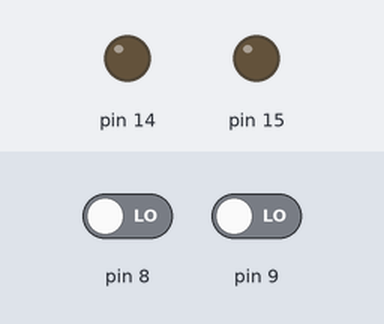
Simulated run of this sketch. Board: Arduino Uno, built with avr-gcc and run on an emulated ATmega328P. Parts: output pins drawn as LEDs (lit = HIGH). The inputs (shaded band) are chosen by the test bench; at power-on: pin 8 LOW, pin 9 LOW.

Above: at 0.8 s.
0.9 s: pin 8 driven HIGH
At 1.4 s:
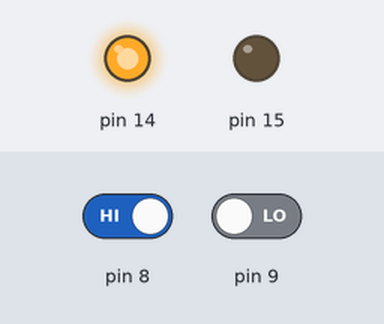
2.4 s: pin 9 driven HIGH
At 3.6 s:
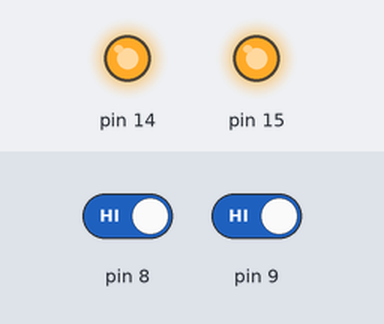
3.9 s: pin 8 driven LOW
At 4.9 s:
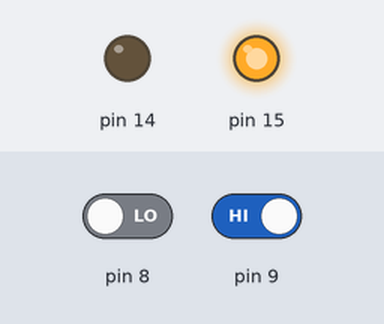
5.4 s: pin 9 driven LOW
At 6.0 s:
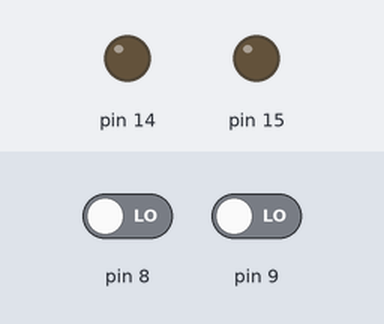
Timing chart, 0 to 7.9 s (numbered marks = the images above; inputs shaded):
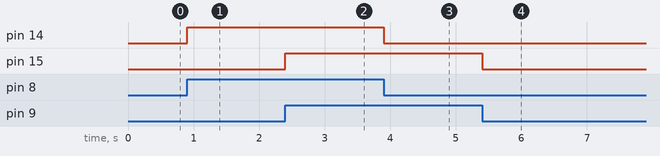

The sketch:

sketch_mar22b.ino
```cpp
#include <avr/io.h>


int main(void)
{

DDRB &= ~(1<<0);

DDRB &= ~(1<<1);
DDRC |=(1<<0);

DDRC |=(1<<1);
 while(1){

   if(PINB & (1<<0))
  {
    PORTC |= (1<<0);
  }
    else{
      PORTC &= ~(1<<0);
    }if(PINB & (1<<1))
  {
    PORTC |= (1<<1);
    }
    else{
      PORTC  &= ~(1<<1);
    }
 }
  }
```

Measured:
- after the input at 0.9 s, pin 14: LOW → HIGH at once
- after the input at 2.4 s, pin 15: LOW → HIGH at once
- after the input at 3.9 s, pin 14: HIGH → LOW at once
- after the input at 5.4 s, pin 15: HIGH → LOW at once
